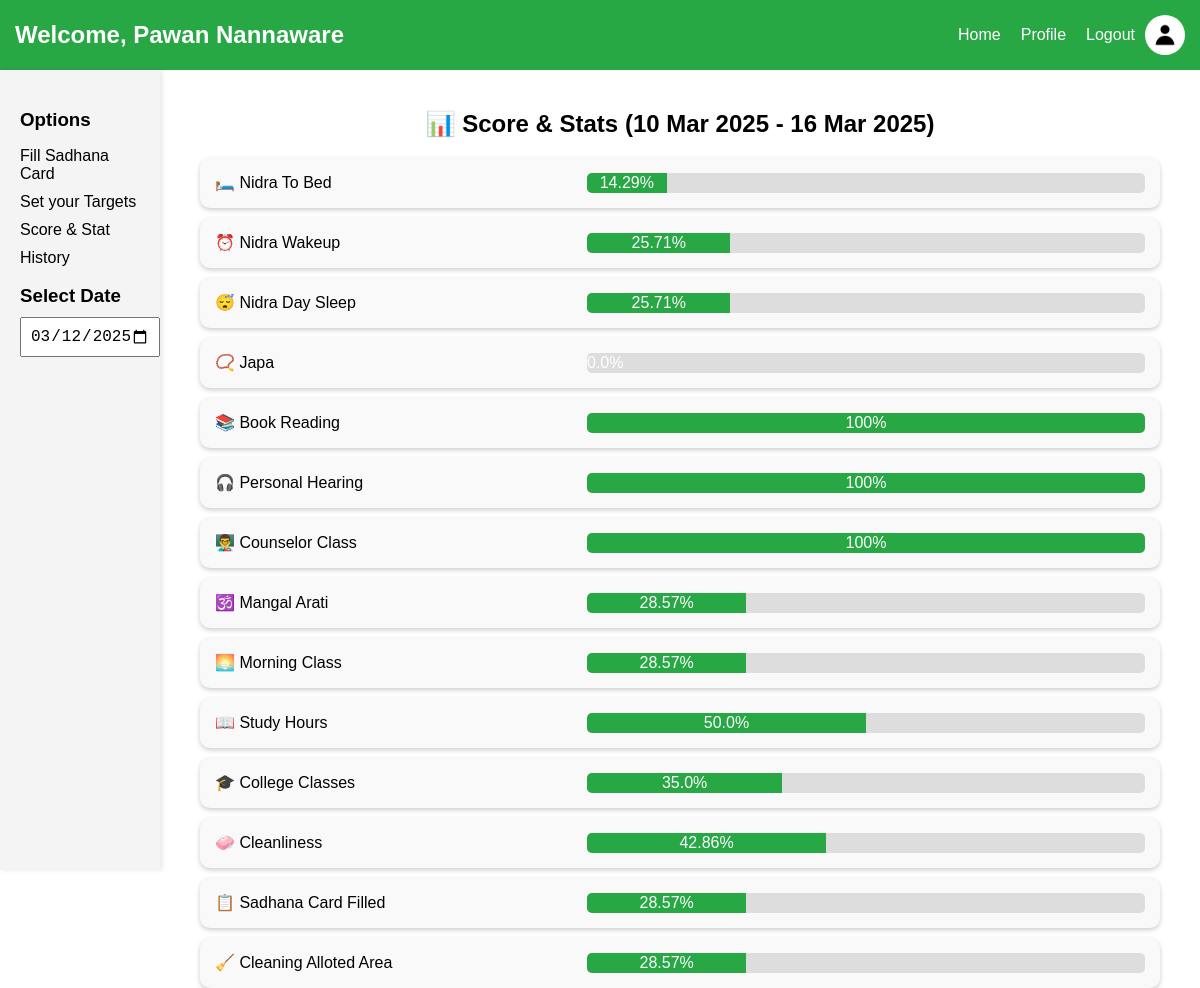
The page /score_stat (signed in) on the database its author committed.
### app.py (models this page shows)
class User(db.Model):
    id = db.Column(db.Integer, primary_key=True)
    first_name = db.Column(db.String(50), nullable=False)
    last_name = db.Column(db.String(50), nullable=False)
    email = db.Column(db.String(100), unique=True, nullable=False)
    mobile = db.Column(db.String(15), unique=True, nullable=False)
    username = db.Column(db.String(50), unique=True, nullable=False)
    password = db.Column(db.String(255), nullable=False)
    gender = db.Column(db.String(10))
    dob = db.Column(db.String(10))
    address = db.Column(db.String(255))
    profile_picture = db.Column(db.String(255))
    security_question = db.Column(db.String(100))
    security_answer = db.Column(db.String(100))

class TargetSetting(db.Model):
    id = db.Column(db.Integer, primary_key=True)
    user_id = db.Column(db.Integer, db.ForeignKey("user.id"), nullable=False)
    start_date = db.Column(db.Date, nullable=False)  # Start of the week
    end_date = db.Column(db.Date, nullable=False)  # End of the week
    book_reading_hours = db.Column(db.Float, default=0)  # In hours
    personal_hearing_hours = db.Column(db.Float, default=0)  # In hours
    study_hours = db.Column(db.Float, default=0)  # In hours
    college_classes = db.Column(db.Integer, default=0)  # Number of classes
    user = db.relationship("User", backref=db.backref("target_settings", lazy=True))

### app.py (the view)
@app.route("/score_stat")
def score_stat():
    if "user_id" not in session:
        return redirect(url_for("login"))
    user_id = session["user_id"]
    selected_date = request.args.get("date", date.today().strftime("%Y-%m-%d"))
    selected_date = datetime.strptime(selected_date, "%Y-%m-%d").date()
    start_date = selected_date - timedelta(days=selected_date.weekday())  # Get Monday of the week
    end_date = start_date + timedelta(days=6)  # Get Sunday of the week
    sadhana_entries = Sadhana.query.filter(Sadhana.user_id == user_id, Sadhana.date.between(start_date, end_date)).all()
    target_entry = TargetSetting.query.filter_by(user_id=user_id, start_date=start_date, end_date=end_date).first()
    actual_values = {
        "nidra_to_bed": 0,
        "nidra_wakeup": 0,
        "nidra_day_sleep": 0,
        "japa": 0,
        "pathan_books": 0,
        "hearing": 0,
        "counselor_class": 0,
        "mangal_arati": 0,
        "morning_class": 0,
        "study_target": 0,
        "college_class": 0,
        "cleanliness": 0,
        "sadhana_card_filled": 0,
        "cleaning_alloted_area": 0
    }
    for sadhana in sadhana_entries:
        actual_values["nidra_to_bed"] += sadhana.nidra_to_bed
        actual_values["nidra_wakeup"] += sadhana.nidra_wakeup
        actual_values["nidra_day_sleep"] += sadhana.nidra_day_sleep
        actual_values["japa"] += sadhana.japa
        actual_values["pathan_books"] += sadhana.pathan_books
        actual_values["hearing"] += sadhana.hearing
        actual_values["counselor_class"] += sadhana.counselor_class
        actual_values["mangal_arati"] += sadhana.mangal_arati
        actual_values["morning_class"] += sadhana.morning_class
        actual_values["study_target"] += sadhana.study_target
        actual_values["college_class"] += sadhana.college_class
        actual_values["cleanliness"] += sadhana.cleanliness
        actual_values["sadhana_card_filled"] += sadhana.sadhana_card_filled
        actual_values["cleaning_alloted_area"] += sadhana.cleaning_alloted_area
    max_values = {
        "nidra_to_bed": 25 * 7,  # Max is 25 per day
        "nidra_wakeup": 25 * 7,
        "nidra_day_sleep": 25 * 7,
        "japa": 25 * 7,
        "pathan_books": target_entry.book_reading_hours if target_entry else 7 * 7,  # Use targeted value or default 49
        "hearing": target_entry.personal_hearing_hours if target_entry else 7 * 7,  # Use targeted value or default 49
        "counselor_class": 10,
        "mangal_arati": 5 * 7,  # Max is 5 per day
        "morning_class": 5 * 7,
        "study_target": target_entry.study_hours if target_entry else 24 * 7,  # Use targeted value or default 168
        "college_class": target_entry.college_classes if target_entry else 7 * 7,  # Use targeted value or default 49
        "cleanliness": 5 * 7,
        "sadhana_card_filled": 5 * 7,
        "cleaning_alloted_area": 5 * 7
    }
    percentages = {}
    for key in actual_values:
        percentages[key] = round((actual_values[key] / max_values[key]) * 100, 2) if max_values[key] > 0 else 0
        percentages[key] =min(100,percentages[key])
    return render_template("score_stat.html", percentages=percentages, start_date=start_date, end_date=end_date)

### app.py (called while the page is built)
@app.context_processor
def inject_user():
    user=None
    if "user_id" in session:
        user = User.query.get(session["user_id"])
    return dict(user=user,date=date)

@app.context_processor
def inject_utilities():
    return dict(timedelta=timedelta, date=date)

### templates/score_stat.html (shortened to what this page needs)
<!DOCTYPE html>
<html lang="en">
  <head>
    <link
      rel="stylesheet"
      type="text/css"
      href="{{ url_for('static', filename='style.css') }}"
    />
  </head>
  <body>
    {% include 'navbar.html' %}
    <div class="main-container">
      {% include 'verticalbar_sadhana.html' %}
      <div class="stats-container">
        <h2>
          📊 Score & Stats ({{ start_date.strftime('%d %b %Y') }} - {{
          end_date.strftime('%d %b %Y') }})
        </h2>
        <div class="stats-box">
          <span>🛏️ Nidra To Bed</span>
          <div class="progress-bar">
            <div
              class="progress"
              style="width: {{ percentages.nidra_to_bed }}%"
            >
              {{ percentages.nidra_to_bed }}%
            </div>
          </div>
        </div>
        <div class="stats-box">
          <span>⏰ Nidra Wakeup</span>
          <div class="progress-bar">
            <div
              class="progress"
              style="width: {{ percentages.nidra_wakeup }}%"
            >
              {{ percentages.nidra_wakeup }}%
            </div>
          </div>
        </div>
        <div class="stats-box">
          <span>😴 Nidra Day Sleep</span>
          <div class="progress-bar">
            <div
              class="progress"
              style="width: {{ percentages.nidra_day_sleep }}%"
            >
              {{ percentages.nidra_day_sleep }}%
            </div>
          </div>
        </div>
        <div class="stats-box">
          <span>📿 Japa</span>
          <div class="progress-bar">
            <div class="progress" style="width: {{ percentages.japa }}%">
              {{ percentages.japa }}%
            </div>
          </div>
        </div>
        <div class="stats-box">
          <span>📚 Book Reading</span>
          <div class="progress-bar">
            <div
              class="progress"
              style="width: {{ percentages.pathan_books }}%"
            >
              {{ percentages.pathan_books }}%
            </div>
          </div>
        </div>
        <div class="stats-box">
          <span>🎧 Personal Hearing</span>
          <div class="progress-bar">
            <div class="progress" style="width: {{ percentages.hearing }}%">
              {{ percentages.hearing }}%
            </div>
          </div>
        </div>
        <div class="stats-box">
          <span>👨‍🏫 Counselor Class</span>
          <div class="progress-bar">
            <div
              class="progress"
              style="width: {{ percentages.counselor_class }}%"
            >
              {{ percentages.counselor_class }}%
            </div>
          </div>
        </div>
        <div class="stats-box">
          <span>🕉️ Mangal Arati</span>
          <div class="progress-bar">
            <div
              class="progress"
              style="width: {{ percentages.mangal_arati }}%"
            >
              {{ percentages.mangal_arati }}%
            </div>
          </div>
        </div>
        <div class="stats-box">
          <span>🌅 Morning Class</span>
          <div class="progress-bar">
            <div
              class="progress"
              style="width: {{ percentages.morning_class }}%"
            >
              {{ percentages.morning_class }}%
            </div>
          </div>
        </div>
        <div class="stats-box">
          <span>📖 Study Hours</span>
          <div class="progress-bar">
            <div
              class="progress"
              style="width: {{ percentages.study_target }}%"
            >
              {{ percentages.study_target }}%
            </div>
          </div>
        </div>
        <div class="stats-box">
          <span>🎓 College Classes</span>
          <div class="progress-bar">
            <div
              class="progress"
              style="width: {{ percentages.college_class }}%"
            >
              {{ percentages.college_class }}%
            </div>
          </div>
        </div>
        <div class="stats-box">
          <span>🧼 Cleanliness</span>
          <div class="progress-bar">
            <div class="progress" style="width: {{ percentages.cleanliness }}%">
              {{ percentages.cleanliness }}%
            </div>
          </div>
        </div>
        <div class="stats-box">
          <span>📋 Sadhana Card Filled</span>
          <div class="progress-bar">
            <div
              class="progress"
              style="width: {{ percentages.sadhana_card_filled }}%"
            >
              {{ percentages.sadhana_card_filled }}%
            </div>
          </div>
        </div>
        <div class="stats-box">
          <span>🧹 Cleaning Alloted Area</span>
          <div class="progress-bar">
            <div
              class="progress"
              style="width: {{ percentages.cleaning_alloted_area }}%"
            >
              {{ percentages.cleaning_alloted_area }}%
            </div>
          </div>
        </div>
      </div>
    </div>
  </body>
</html>

### templates/navbar.html (shortened to what this page needs)
<div class="navbar">
    {% if user %}
        <h2>Welcome, {{ user.first_name }} {{ user.last_name }}</h2>
    {% else %}
        <h2>Welcome, Guest</h2>
    {% endif %}
    <div class="nav-links">
        <a href="{{ url_for('home') }}">Home</a>
        <a href="{{ url_for('profile') }}">Profile</a>
        <a href="{{ url_for('logout') }}" class="logout">Logout</a>
        <div class="profile-container">
            {% if user and user.profile_picture %}
                <img src="{{ user.profile_picture }}" alt="Profile Pic" class="profile-pic" id="profilePic">
            {% else %}
                <img src="{{ url_for('static', filename='default_profile.png') }}" alt="Default Profile" class="profile-pic" id="profilePic">
            {% endif %}
        </div>
    </div>
</div>

### static/style.css (style rules this page uses)
body { font-family: Arial, sans-serif; margin: 0; padding: 0; }
.main-container { display: flex; width: 100%; height: 100vh; }

### templates/score_stat.html (style rules this page uses)
.stats-container { width: 80%; margin: 20px auto; text-align: center; }
.stats-box { display: flex; justify-content: space-between; padding: 15px; margin: 10px 0; background: #f9f9f9; border-radius: 10px; box-shadow: 0px 2px 5px rgba(0, 0, 0, 0.2); }
.progress-bar { width: 60%; background-color: #ddd; border-radius: 5px; overflow: hidden; position: relative; height: 20px; }
.progress { height: 100%; background-color: #28a745; text-align: center; line-height: 20px; color: white; }

### templates/navbar.html (style rules this page uses)
.navbar { background-color: #28a745; padding: 15px; display: flex; justify-content: space-between; align-items: center; color: white; }
.navbar h2 { margin: 0; }
.nav-links { display: flex; align-items: center; }
.nav-links a { color: white; text-decoration: none; margin-left: 20px; font-size: 16px; }
.profile-container { display: flex; align-items: center; }
.profile-pic { width: 40px; height: 40px; border-radius: 50%; margin-left: 10px; cursor: pointer; }

### rows shown on the page
User: first_name "Pawan", last_name "Nannaware"
TargetSetting: strftime "16 Mar 2025"

### other values the page prints
{{ start_date.strftime('%d %b %Y') }} "10 Mar 2025"
{{ percentages.nidra_to_bed }} "14.29"
{{ percentages.nidra_wakeup }} "25.71"
{{ percentages.nidra_day_sleep }} "25.71"
{{ percentages.japa }} "0.0"
{{ percentages.pathan_books }} "100"
{{ percentages.hearing }} "100"
{{ percentages.counselor_class }} "100"
{{ percentages.mangal_arati }} "28.57"
{{ percentages.morning_class }} "28.57"
{{ percentages.study_target }} "50.0"
{{ percentages.college_class }} "35.0"
{{ percentages.cleanliness }} "42.86"
{{ percentages.sadhana_card_filled }} "28.57"
{{ percentages.cleaning_alloted_area }} "28.57"
